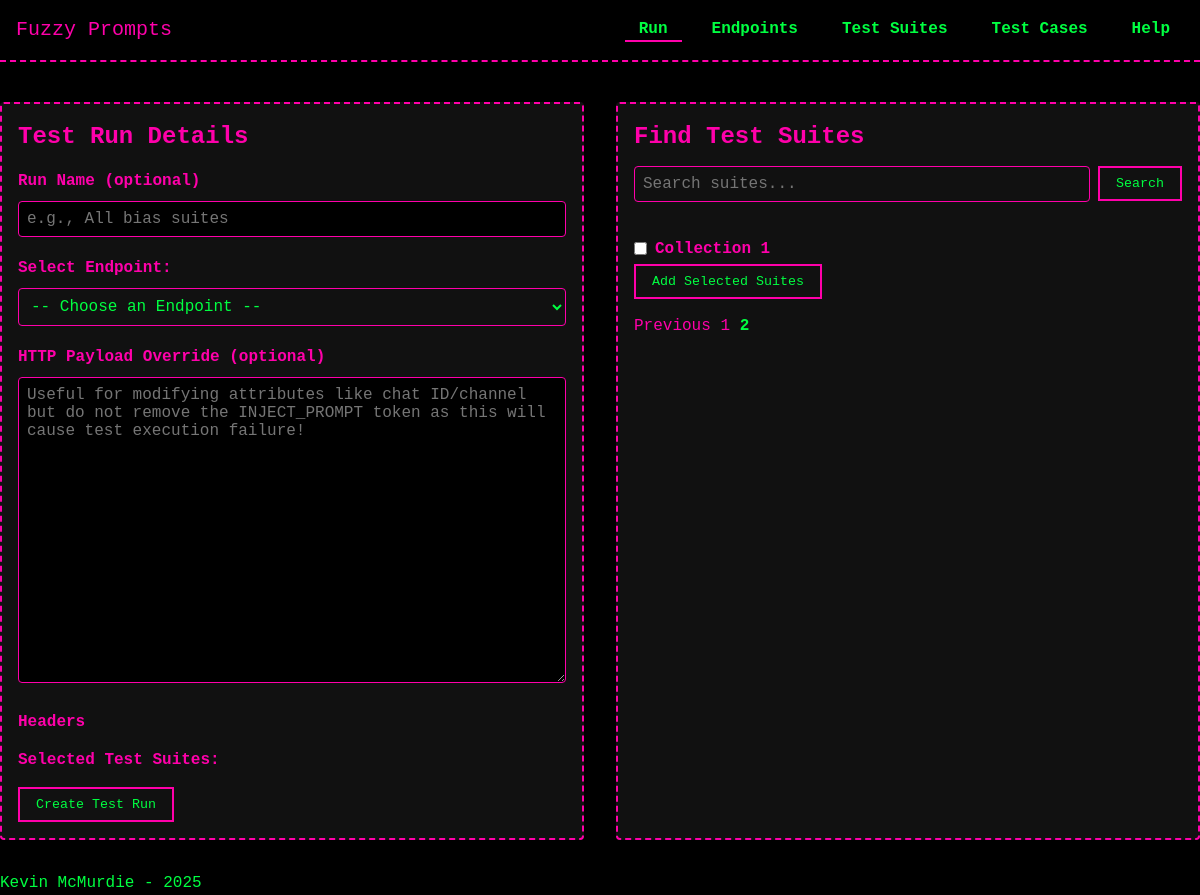
/test_runs/create?page=2&search=, run on an earlier commit of the app's database.
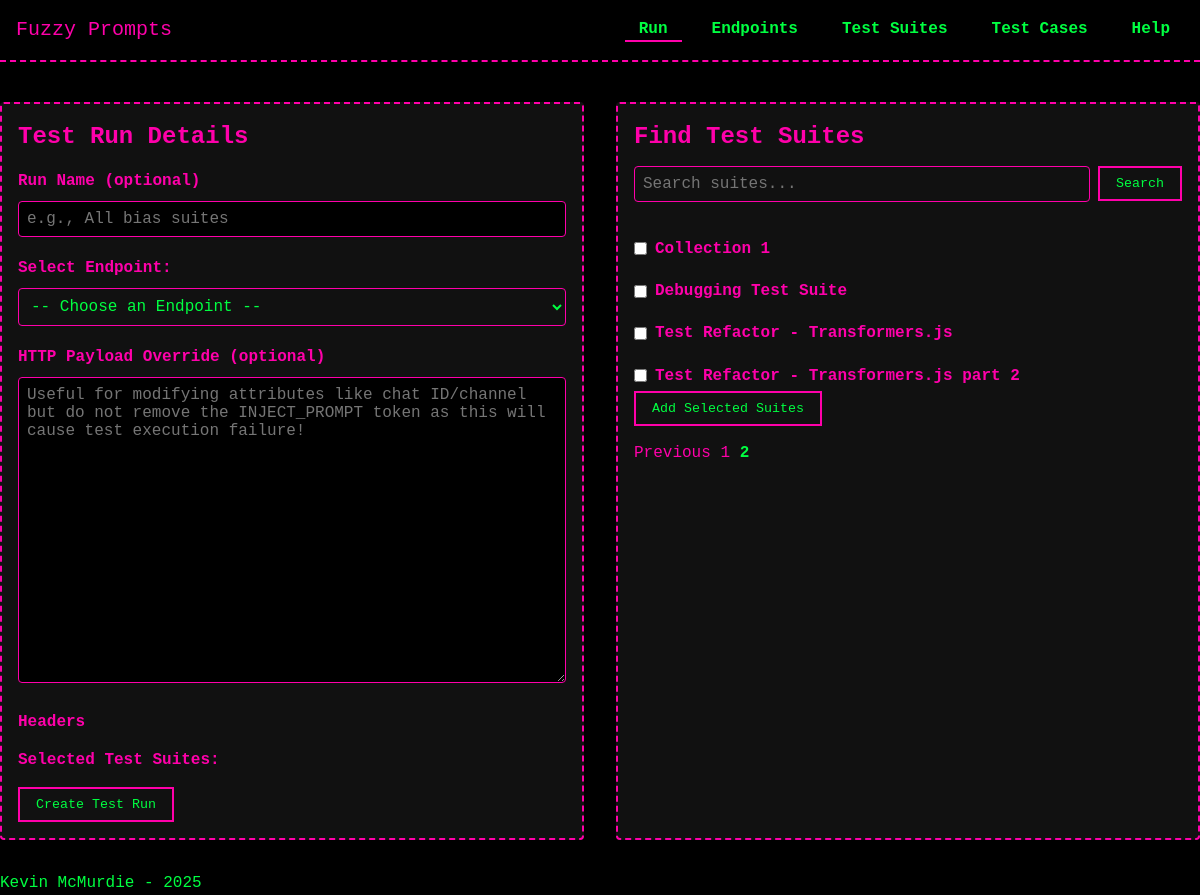
And on a later commit of the database.
### models/model_TestSuite.py (models this page shows, shortened)
class TestSuite(db.Model):
    __tablename__ = 'test_suites'
    id = db.Column(db.Integer, primary_key=True)
    description = db.Column(db.String(255), nullable=False)
    behavior = db.Column(db.String(255), nullable=True)
    objective = db.Column(db.Text, nullable=True)
    created_at = db.Column(db.DateTime, default=datetime.now)
    test_cases = db.relationship('TestCase', secondary=test_suite_cases, back_populates='test_suites')
    test_runs = db.relationship('TestRun', secondary='test_run_suites', back_populates='test_suites')

### routes/test_runs.py (the view)
@test_runs_bp.route('/create', methods=['GET'])
def create_test_run_form():
    page = request.args.get('page', 1, type=int)
    search = request.args.get('search', '', type=str)
    suites_query = TestSuite.query
    if search:
        suites_query = suites_query.filter(TestSuite.description.ilike(f'%{search}%'))
    pagination = suites_query.paginate(page=page, per_page=10, error_out=False)
    test_suites = pagination.items  # the current page’s suite objects
    endpoints = Endpoint.query.all()
    return render_template(
        'test_runs/create_test_run.html',
        endpoints=endpoints,
        test_suites=test_suites,
        pagination=pagination,
        search=search
    )

### templates/test_runs/create_test_run.html (shortened to what this page needs)
{% extends "base.html" %}
{% block head %}
<link rel="stylesheet" href="{{ url_for('static', filename='css/forms.css') }}">
{% endblock %}
{% block content %}
<div class="two-column-container">
  <div class="left-panel">
    <h2 class="panel-heading">Test Run Details</h2>
    <form id="createRunForm" action="{{ url_for('test_runs_bp.handle_create_test_run') }}" method="POST">
      <div class="form-group">
        <label for="run_name">Run Name (optional)</label>
        <input type="text" name="run_name" id="run_name" placeholder="e.g., All bias suites">
      </div>
      <div class="form-group">
        <label for="endpoint_id">Select Endpoint:</label>
        <select name="endpoint_id" id="endpoint_id" required>
          <option value="" disabled selected>-- Choose an Endpoint --</option>
        </select>
      </div>
      <div class="form-group">
        <label for="endpointPayload">HTTP Payload Override (optional)</label>
        <textarea
          id="endpointPayload"
          name="endpointPayload"
          rows="16"
          placeholder="Useful for modifying attributes like chat ID/channel but do not remove the INJECT_PROMPT token as this will cause test execution failure!"
        ></textarea>
      </div>
      <div class="form-group">
        <label>Headers</label>
      </div>
      <div class="form-group">
        <label>Selected Test Suites:</label>
      </div>
      <button type="submit">Create Test Run</button>
    </form>
  </div>
  <div class="right-panel">
    <h2 class="panel-heading">Find Test Suites</h2>
    <form class="search-form" method="GET" action="{{ url_for('test_runs_bp.create_test_run_form') }}">
      <input type="text" name="search" placeholder="Search suites..." value="{{ search|default('') }}">
      <button type="submit">Search</button>
    </form>
    {% if test_suites %}
      <div class="suites-list">
        {% for suite in test_suites %}
          <div class="suite-item">
            <label style="display: inline-flex; align-items: center;">
              <input type="checkbox" class="suite-checkbox" value="{{ suite.id }}" data-description="{{ suite.description }}">
              {{ suite.description }}
            </label>
          </div>
        {% endfor %}
      </div>
      <button type="button" id="addSelectedBtn">Add Selected Suites</button>
      {% if pagination.pages > 1 %}
        <div class="pagination-links" style="margin-top: 1rem;">
          {% if pagination.has_prev %}
            <a href="{{ url_for('test_runs_bp.create_test_run_form', page=pagination.prev_num, search=search) }}">Previous</a>
          {% endif %}
          {% for p in range(1, pagination.pages+1) %}
            {% if p == pagination.page %}
              <strong>{{ p }}</strong>
            {% else %}
              <a href="{{ url_for('test_runs_bp.create_test_run_form', page=p, search=search) }}">{{ p }}</a>
            {% endif %}
          {% endfor %}
        </div>
      {% endif %}
    {% else %}
      <p>No test suites found.</p>
    {% endif %}
  </div>
</div>
{% endblock %}

What changed in the data, as far as the page shows it:
added TestSuite: description "Debugging Test Suite"
added TestSuite: description "Test Refactor - Transformers.js"
added TestSuite: description "Test Refactor - Transformers.js part 2"
